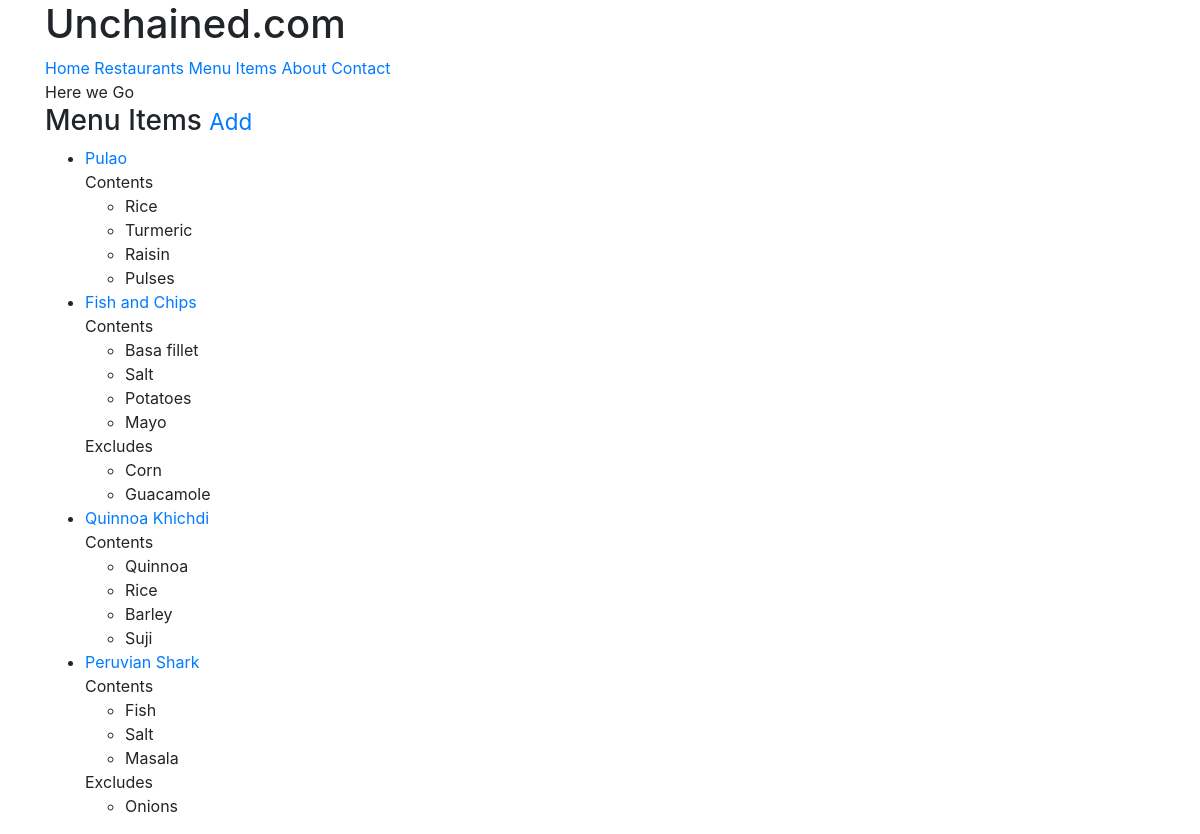
The page /items/ (signed in) on the database its author committed.
### menus/models.py (models this page shows, shortened)
class Item(models.Model):
    user = models.ForeignKey(settings.AUTH_USER_MODEL, on_delete=models.CASCADE)
    restaurant = models.ForeignKey(RestaurantLocation, on_delete=models.CASCADE)
    name = models.CharField(max_length=120)
    contents = models.TextField(help_text='Separate each item by comma')
    excludes = models.TextField(blank=True, null=True)
    public = models.BooleanField(default=True)
    timestamp = models.DateTimeField(auto_now_add=True)
    updated = models.DateTimeField(auto_now=True)
    def get_absolute_url(self):
        return reverse('menus:detail', kwargs={'pk': self.pk})
    class Meta:
        ordering = ['-updated', '-timestamp']
    def get_contents(self):
        return self.contents.split(",")
    def get_excludes(self):
        return self.excludes.split(",")

### menus/views.py (the view)
class ItemListView(ListView):
    def get_queryset(self):
        return Item.objects.filter(user=self.request.user)

### menus/templates/menus/item_list.html (shortened to what this page needs)
{% extends "base.html" %}
{% block content %}
<h3>Menu Items <small><a href='{% url "menus:create" %}'>Add</a></small></h3>
<ul>
  {% for obj in object_list %}
  <li><a href="{{ obj.get_absolute_url }}">{{obj.name}}</a><br/>
    {% if obj.contents %}
    Contents
    <ul>
        {% for item in obj.get_contents %}
        <li>{{ item }}</li>
        {% endfor %}
    </ul>
    {% endif %}
    {% if obj.excludes %}
    Excludes
    <ul>
        {% for item in obj.get_excludes %}
        <li>{{ item }}</li>
        {% endfor %}
    </ul>
    {% endif %}
  {% endfor %}
</ul>
{% endblock %}

### rows shown on the page
Item: name "Pulao", get_contents "Rice" "Turmeric" "Raisin" "Pulses"
Item: name "Fish and Chips", get_contents "Basa fillet" "Salt" "Potatoes" "Mayo", get_excludes "Corn" "Guacamole"
Item: name "Quinnoa Khichdi", get_contents "Quinnoa" "Rice" "Barley" "Suji"
Item: name "Peruvian Shark", get_contents "Fish" "Salt" "Masala", get_excludes "Onions"
